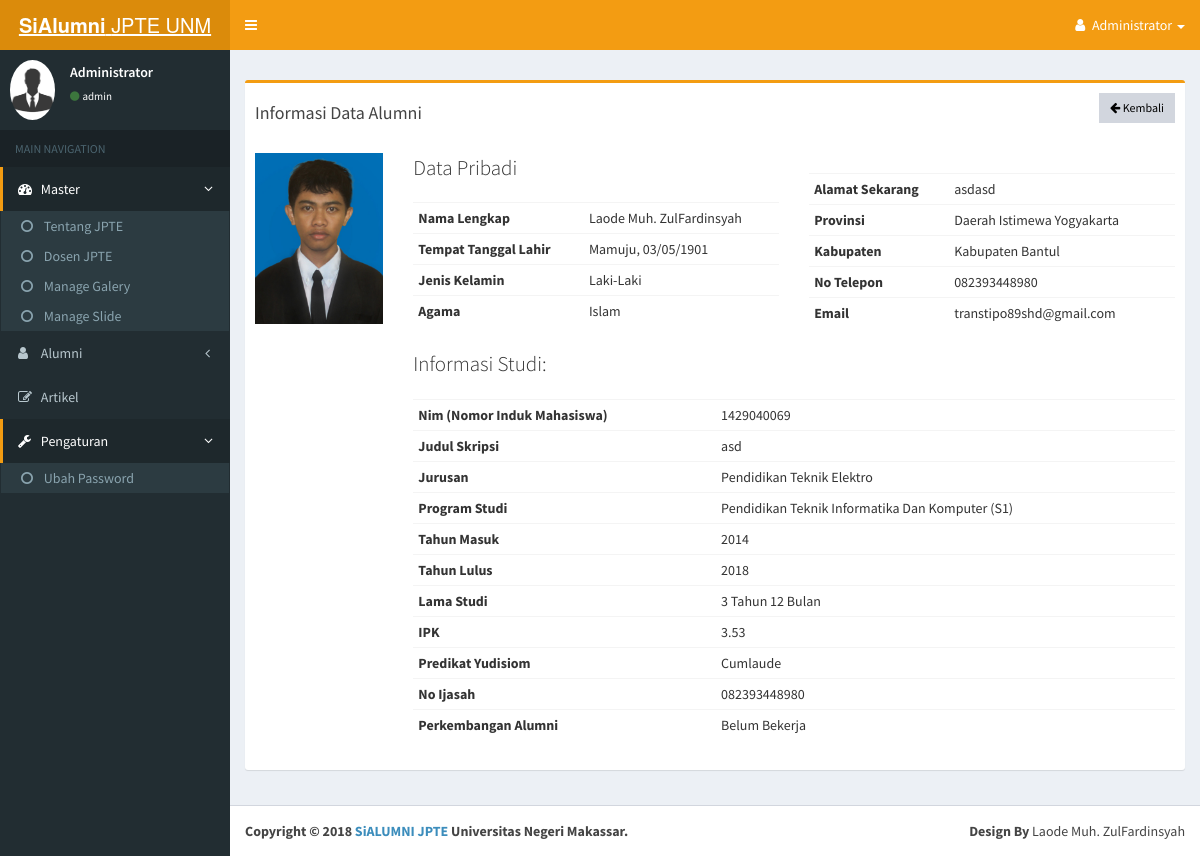
Page /admin/profil.php?id=775 (signed in) on the committed database.
### tables this page shows
CREATE TABLE `alumni_profil` (
  `id_user` int(100) NOT NULL,
  `nama_lengkap` varchar(200) NOT NULL,
  `nim` varchar(10) NOT NULL,
  `jk` varchar(20) NOT NULL,
  `judul_skripsi` varchar(200) NOT NULL,
  `program_studi` varchar(200) NOT NULL,
  `ipk` varchar(10) NOT NULL,
  `th_masuk` varchar(200) NOT NULL,
  `th_keluar` varchar(200) NOT NULL,
  `id_agama` int(3) NOT NULL,
  `tanggal_lahir` varchar(100) NOT NULL,
  `tmpt_lahir` varchar(200) NOT NULL,
  `alamat` varchar(200) NOT NULL,
  `id_provinsi` int(4) NOT NULL,
  `id_kota` int(4) NOT NULL,
  `no_telp` varchar(20) NOT NULL,
  `email` varchar(100) NOT NULL,
  `foto` varchar(2000) NOT NULL,
  `lamaStudi1` varchar(20) NOT NULL,
  `lamaStudi2` varchar(20) NOT NULL,
  `no_ijasah` varchar(30) NOT NULL,
  `yudisium` varchar(100) NOT NULL,
  `statusalumni` varchar(30) NOT NULL,
  `posisi` varchar(200) NOT NULL,
  `nama_perusahaan` varchar(200) NOT NULL,
  `gaji` varchar(200) NOT NULL,
  `lama_bekerja` varchar(200) NOT NULL,
  `alamat_bekerja` varchar(200) NOT NULL,
  `rentangJarak` varchar(200) NOT NULL,
  `kesesuaian` varchar(200) NOT NULL,
  `nama_univ` varchar(200) NOT NULL,
  `program_studi2` varchar(200) NOT NULL,
  `semester` varchar(200) NOT NULL,
  `update_status` datetime NOT NULL
);

CREATE TABLE `data_agama` (
  `id_agama` int(3) NOT NULL,
  `nama_agama` varchar(30) NOT NULL
);

CREATE TABLE `data_provinsi` (
  `id_provinsi` int(4) NOT NULL,
  `nama_provinsi` varchar(50) NOT NULL
);

CREATE TABLE `data_kota` (
  `id_provinsi` int(4) NOT NULL,
  `id_kota` int(4) NOT NULL,
  `nama_kota` varchar(50) NOT NULL
);

### admin/profil.php (the view, shortened to what this page needs)
<?php
include 'global_header.php';
?>
<div class="content-wrapper" style="min-height: 901px;">
  <section class="content-header">
  </section>
  <section class="content">
    <div class="box box-warning">
      <div class="box-header">
        <div class="box-title">
          <h4>Informasi Data Alumni</h4>
        </div>
        <a style="text-align: right;" class="btn bg-gray btn-sm btn-flat pull-right" onclick="self.history.back()"> <i class="fa fa-arrow-left"></i> Kembali</a>
      </div>
      <div class="box-body">
        <?php
        $id_profil = isset($_GET['id']) ? $_GET['id'] * 1 : 0;
        $profil = $koneksi->query("SELECT * FROM alumni_profil LEFT OUTER JOIN data_agama ON data_agama.id_agama = alumni_profil.id_agama LEFT OUTER JOIN data_kota ON data_kota.id_kota = alumni_profil.id_kota  LEFT OUTER JOIN data_provinsi ON data_provinsi.id_provinsi = alumni_profil.id_provinsi WHERE id_user = '$id_profil'");
        while ($data = mysqli_fetch_array($profil)) {
        ?>
          <div class="row">
            <div class="col-sm-2 col-md-2 col-lg-2 " align="center" style="margin-bottom: 25px">
              <?php
              $foto = $data["foto"];
              if ($foto === '') { ?>
                <img style="width: 100%;" src="../foto/alumni/anonim.jpg"> </div>
          <?php } else { ?>
            <img style="width: 100%;" src="../foto/alumni/<?php echo $data['foto']; ?>">
          </div>
        <?php }; ?>
        <div class="col-md-5">
          <div class="box-body no-padding">
            <p class="lead">Data Pribadi</p>
            <table border="0" cellpadding="10" cellspacing="0" width="500" align="center" class="table table-condensed">
              <tr>
                <td><strong>Nama Lengkap</strong></td>
                <td style="white-space: normal;"><?php echo $data['nama_lengkap']; ?></td>
              </tr>
              <tr>
                <td> <strong>Tempat Tanggal Lahir</strong></td>
                <td style="white-space: normal;"><?php echo $data['tmpt_lahir']; ?>, <?php echo $data['tanggal_lahir']; ?></td>
              </tr>
              <tr>
                <td> <strong>Jenis Kelamin</strong></td>
                <td style="white-space: normal;"><?php echo $data['jk']; ?></td>
              </tr>
              <tr>
                <td> <strong>Agama</strong></td>
                <td style="white-space: normal;"><?php echo $data['nama_agama']; ?></td>
              </tr>
            </table>
          </div>
        </div>
        <div class="col-md-5">
          <table class="table table-condensed">
            <tr>
              <td style="width: 140px;"><strong>Alamat Sekarang</strong></td>
              <td style="white-space: normal;"><?php echo $data['alamat']; ?></td>
            </tr>
            <tr>
              <td> <strong>Provinsi</strong></td>
              <td style="white-space: normal;"><?php echo $data['nama_provinsi']; ?></td>
            </tr>
            <tr>
              <td> <strong>Kabupaten</strong></td>
              <td style="white-space: normal;"><?php echo $data['nama_kota']; ?></td>
            </tr>
            <tr>
              <td> <strong>No Telepon</strong></td>
              <td style="white-space: normal;"><?php echo $data['no_telp']; ?></td>
            </tr>
            <tr>
              <td> <strong>Email</strong></td>
              <td style="white-space: normal;"><?php echo $data['email']; ?></td>
            </tr>
          </table>
        </div>
      </div>
      <div class="row">
        <div class="col-sm-2 col-md-2 ">
        </div>
        <div class="col-md-10">
          <p class="lead">Informasi Studi:</p>
          <table class="table table-condensed">
            <tr>
              <td> <strong>Nim (Nomor Induk Mahasiswa)</strong></td>
              <td style="white-space: normal;"><?php echo $data['nim']; ?></td>
            </tr>
            <tr>
              <td> <strong>Judul Skripsi</strong></td>
              <td style="white-space: normal;"><?php echo $data['judul_skripsi']; ?></td>
            </tr>
            <tr>
              <td> <strong>Jurusan</strong></td>
              <td style="white-space: normal;">Pendidikan Teknik Elektro</td>
            </tr>
            <tr>
              <td> <strong>Program Studi</strong></td>
              <td style="white-space: normal;"><?php echo $data['program_studi']; ?></td>
            </tr>
            <tr>
              <td> <strong>Tahun Masuk</strong></td>
              <td style="white-space: normal;"><?php echo $data['th_masuk']; ?></td>
            </tr>
            <tr>
              <td> <strong>Tahun Lulus</strong></td>
              <td style="white-space: normal;"><?php echo $data['th_keluar']; ?></td>
            </tr>
            <tr>
              <td> <strong>Lama Studi</strong></td>
              <td style="white-space: normal;"><?php echo $data['lamaStudi1']; ?> <?php echo $data['lamaStudi2']; ?></td>
            </tr>
            <tr>
              <td> <strong>IPK</strong></td>
              <td style="white-space: normal;"><?php echo $data['ipk']; ?></td>
            </tr>
            <tr>
              <td> <strong>Predikat Yudisiom</strong></td>
              <td style="white-space: normal;"><?php echo $data['yudisium']; ?></td>
            </tr>
            <tr>
              <td> <strong>No Ijasah</strong></td>
              <td style="white-space: normal;"><?php echo $data['no_ijasah']; ?></td>
            </tr>
            <tr>
              <td> <strong>Perkembangan Alumni</strong></td>
              <td style="white-space: normal;"><?php echo $data['statusalumni']; ?></td>
            </tr>
          </table>
        </div>
      </div>
    <?php
        } ?>
  </section>
</div>
<?php
include 'global_footer.php';
?>

### assets/css/_all-skins.css (style rules this page uses)
.skin-yellow .content-header { background: transparent; }

### admin/global_header.php (style rules this page uses)
th, td { white-space: nowrap; }

### rows in the picture
alumni_profil: foto (picture), nama_lengkap "Laode Muh. ZulFardinsyah", tmpt_lahir "Mamuju", tanggal_lahir "03/05/1901", jk "Laki-Laki", id_agama.nama_agama "Islam", alamat "asdasd", id_provinsi.nama_provinsi "Daerah Istimewa Yogyakarta", id_kota.nama_kota "Kabupaten Bantul", no_telp "082393448980", email "transtipo89shd@gmail.com", nim "1429040069", judul_skripsi "asd", program_studi "Pendidikan Teknik Informatika Dan Komputer (S1)", th_masuk "2014", th_keluar "2018", lamaStudi1 "3 Tahun", lamaStudi2 "12 Bulan", ipk "3.53", yudisium "Cumlaude", no_ijasah "082393448980", statusalumni "Belum Bekerja"

### other values in the picture
$_SESSION['nm_lengkap'] "Administrator"
$_SESSION['username'] "admin"
